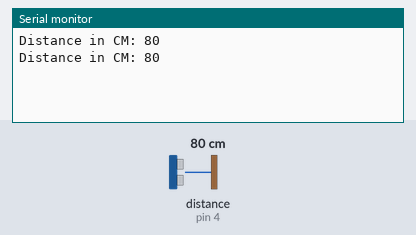
Bench run of a sketch on a simulated Arduino Uno, built with avr-gcc and run on an emulated ATmega328P. Parts: the last lines printed to the serial monitor. Inputs (shaded band) come from the test bench; at power-on: distance to the obstacle (sensor on pin 4) 80 cm. The echo pulse lasts 58.3 µs per cm.

Above: at 1.8 s.
1.9 s: distance to the obstacle (sensor on pin 4) set to 2 cm
At 2.8 s:
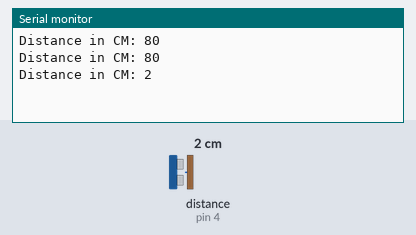
3.4 s: distance to the obstacle (sensor on pin 4) set to 4 cm
At 4.7 s:
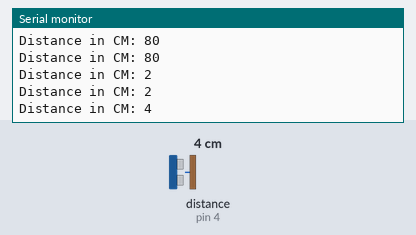
Timing chart, 0 to 6.4 s (numbered marks = the images above; inputs shaded):
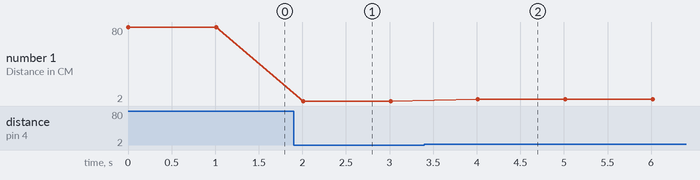

The sketch:

Test_ultrasonic_with_library.ino
```cpp
#include <Ultrasonic.h>

/*
 * Pass as a parameter the trigger and echo pin, respectively,
 * or only the signal pin (for sensors 3 pins), like:
 * Ultrasonic ultrasonic(13);
 */
Ultrasonic ultrasonic(5, 4);   //(trigger, echo)
int distance;

void setup() {
  Serial.begin(115200);
}

void loop() {
  // Pass INC as a parameter to get the distance in inches
  distance = ultrasonic.read();

  Serial.print("Distance in CM: ");
  Serial.println(distance);
  delay(1000);
}
```

Measured:
- after the input at 1.9 s, the serial monitor: prints a new line after 0.11 s (image 1)
- after the input at 3.4 s, the serial monitor: prints a new line after 0.61 s (image 2)
- plotted number 1: 80 → 2 after the input at 1.9 s, 2 → 4 after the input at 3.4 s
